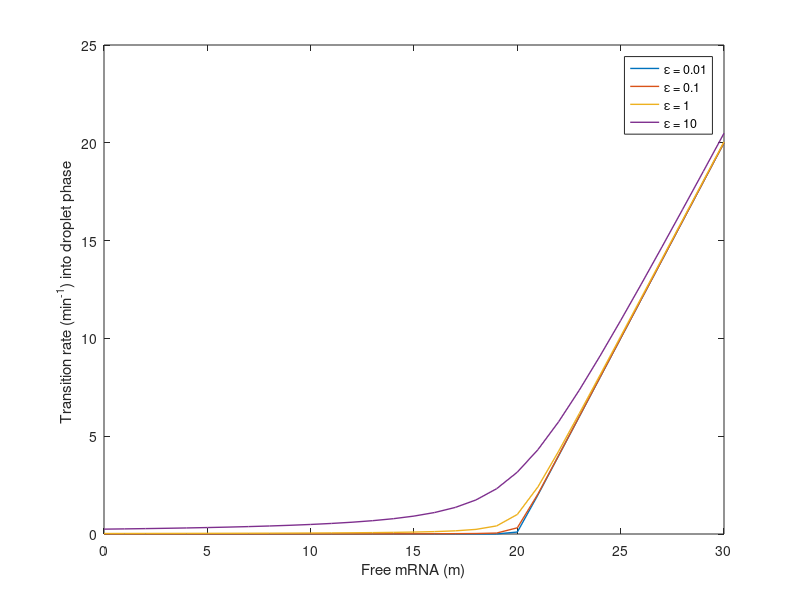

Recreate this plot in MATLAB.
ms = 0:1:30;
C = 1;
mpt = 20;
epsilon = .01;
figure(1)
for i = 1:4
    plot(ms,((ms-mpt).^2+epsilon).^(1/2)+(ms-mpt),'LineWidth',1)
    hold on
    epsilon = epsilon*10;
end
legend('\epsilon = 0.01','\epsilon = 0.1', '\epsilon = 1', '\epsilon = 10')
xlabel('Free mRNA (m)')
ylabel('Transition rate (min^{-1}) into droplet phase ')